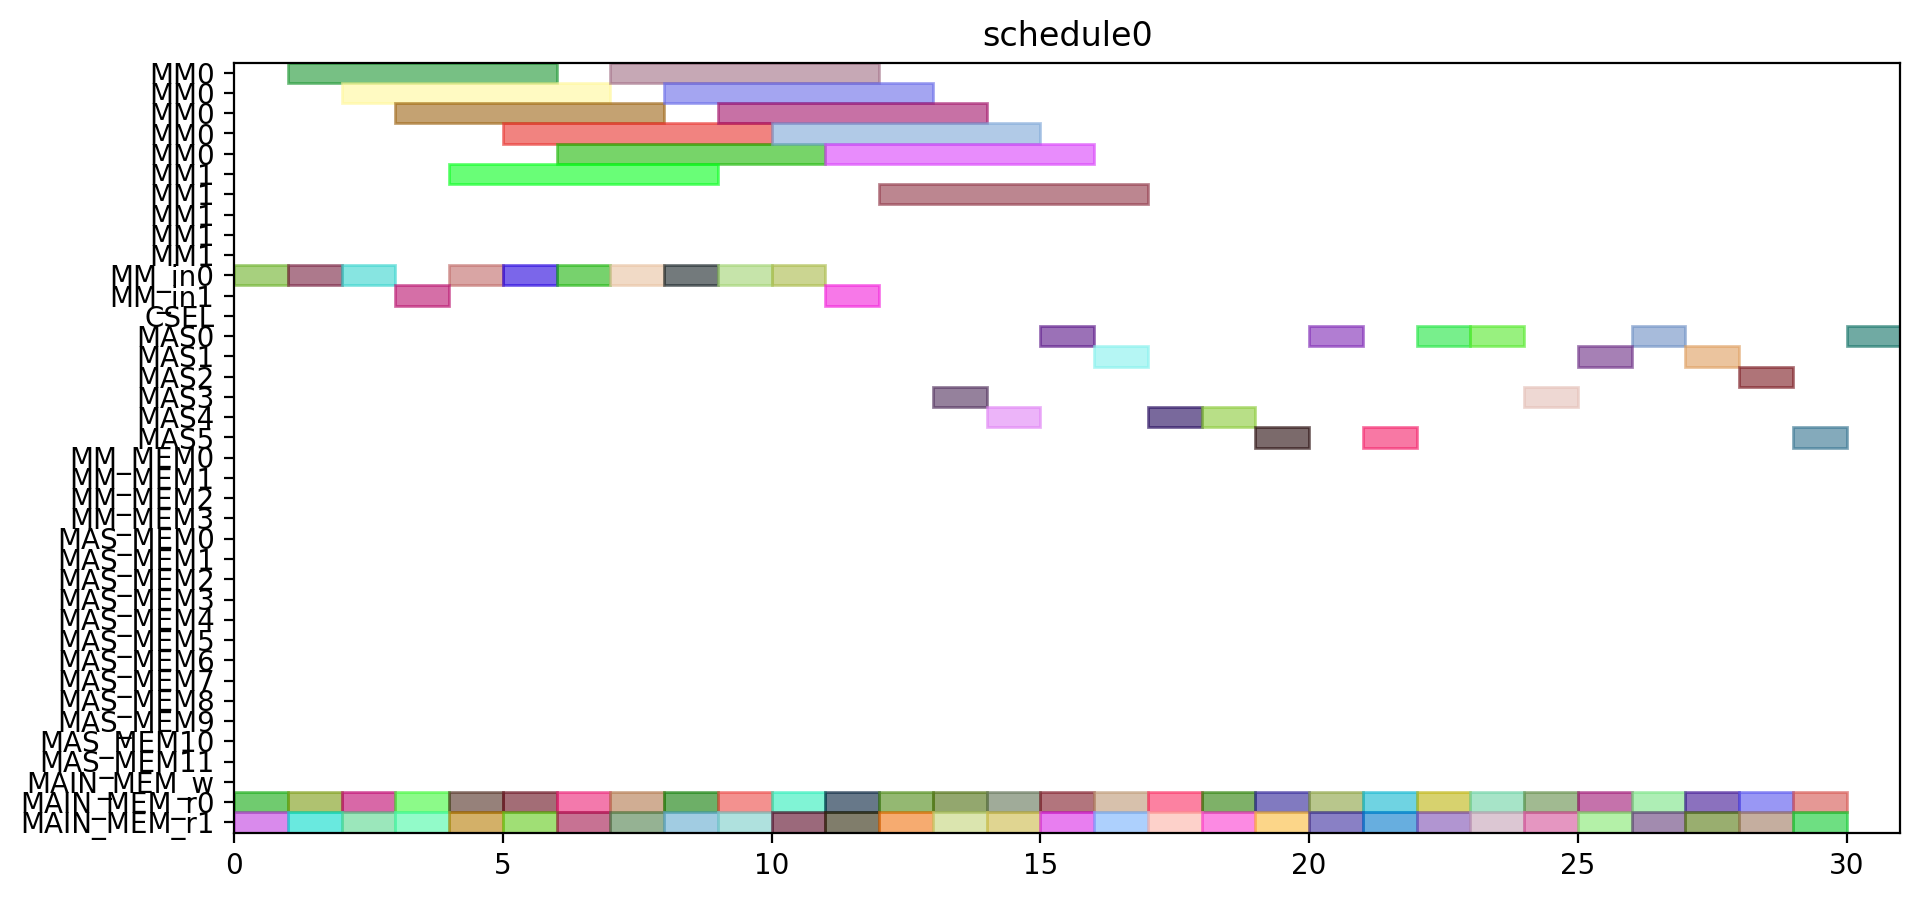

The Python source for this figure:
from pyschedule import Scenario, solvers, plotters, alt


def solve():
	horizon = 120
	S = Scenario("schedule0", horizon=horizon)

	# resource
	MM = S.Resources('MM', num=2, size=5)
	MM_in = S.Resources('MM_in', num=2)
	CSEL = S.Resource('CSEL')
	MAS = S.Resources('MAS', num=6, size=1, periods=range(1, horizon))
	MM_MEM = S.Resources('MM_MEM', num=4)
	MAS_MEM = S.Resources('MAS_MEM', num=12)
	MAIN_MEM_w = S.Resource('MAIN_MEM_w', size=1)
	MAIN_MEM_r = S.Resources('MAIN_MEM_r', num=2)

	# result of previous scheduling

	# new tasks
	c_t0_t0_t0 = S.Task('c_t0_t0_t0', length=5, delay_cost=1)
	c_t0_t0_t0 += alt(MM)
	c_t0_t0_t0_in = S.Task('c_t0_t0_t0_in', length=1, delay_cost=1)
	c_t0_t0_t0_in += alt(MM_in)
	S += c_t0_t0_t0_in*MM_in[0]<=c_t0_t0_t0*MM[0]
	S += c_t0_t0_t0_in*MM_in[1]<=c_t0_t0_t0*MM[1]
	c_t0_t0_t0_mem0 = S.Task('c_t0_t0_t0_mem0', length=1, delay_cost=1)
	c_t0_t0_t0_mem0 += MAIN_MEM_r[0]
	S += c_t0_t0_t0_mem0 <= c_t0_t0_t0

	c_t0_t0_t0_mem1 = S.Task('c_t0_t0_t0_mem1', length=1, delay_cost=1)
	c_t0_t0_t0_mem1 += MAIN_MEM_r[1]
	S += c_t0_t0_t0_mem1 <= c_t0_t0_t0

	c_t0_t0_t1 = S.Task('c_t0_t0_t1', length=5, delay_cost=1)
	c_t0_t0_t1 += alt(MM)
	c_t0_t0_t1_in = S.Task('c_t0_t0_t1_in', length=1, delay_cost=1)
	c_t0_t0_t1_in += alt(MM_in)
	S += c_t0_t0_t1_in*MM_in[0]<=c_t0_t0_t1*MM[0]
	S += c_t0_t0_t1_in*MM_in[1]<=c_t0_t0_t1*MM[1]
	c_t0_t0_t1_mem0 = S.Task('c_t0_t0_t1_mem0', length=1, delay_cost=1)
	c_t0_t0_t1_mem0 += MAIN_MEM_r[0]
	S += c_t0_t0_t1_mem0 <= c_t0_t0_t1

	c_t0_t0_t1_mem1 = S.Task('c_t0_t0_t1_mem1', length=1, delay_cost=1)
	c_t0_t0_t1_mem1 += MAIN_MEM_r[1]
	S += c_t0_t0_t1_mem1 <= c_t0_t0_t1

	c_t0_t0_t2 = S.Task('c_t0_t0_t2', length=1, delay_cost=1)
	c_t0_t0_t2 += alt(MAS)
	c_t0_t0_t2_mem0 = S.Task('c_t0_t0_t2_mem0', length=1, delay_cost=1)
	c_t0_t0_t2_mem0 += MAIN_MEM_r[0]
	S += c_t0_t0_t2_mem0 <= c_t0_t0_t2

	c_t0_t0_t2_mem1 = S.Task('c_t0_t0_t2_mem1', length=1, delay_cost=1)
	c_t0_t0_t2_mem1 += MAIN_MEM_r[1]
	S += c_t0_t0_t2_mem1 <= c_t0_t0_t2

	c_t0_t0_t3 = S.Task('c_t0_t0_t3', length=1, delay_cost=1)
	c_t0_t0_t3 += alt(MAS)
	c_t0_t0_t3_mem0 = S.Task('c_t0_t0_t3_mem0', length=1, delay_cost=1)
	c_t0_t0_t3_mem0 += MAIN_MEM_r[0]
	S += c_t0_t0_t3_mem0 <= c_t0_t0_t3

	c_t0_t0_t3_mem1 = S.Task('c_t0_t0_t3_mem1', length=1, delay_cost=1)
	c_t0_t0_t3_mem1 += MAIN_MEM_r[1]
	S += c_t0_t0_t3_mem1 <= c_t0_t0_t3

	c_t0_t1_t0 = S.Task('c_t0_t1_t0', length=5, delay_cost=1)
	c_t0_t1_t0 += alt(MM)
	c_t0_t1_t0_in = S.Task('c_t0_t1_t0_in', length=1, delay_cost=1)
	c_t0_t1_t0_in += alt(MM_in)
	S += c_t0_t1_t0_in*MM_in[0]<=c_t0_t1_t0*MM[0]
	S += c_t0_t1_t0_in*MM_in[1]<=c_t0_t1_t0*MM[1]
	c_t0_t1_t0_mem0 = S.Task('c_t0_t1_t0_mem0', length=1, delay_cost=1)
	c_t0_t1_t0_mem0 += MAIN_MEM_r[0]
	S += c_t0_t1_t0_mem0 <= c_t0_t1_t0

	c_t0_t1_t0_mem1 = S.Task('c_t0_t1_t0_mem1', length=1, delay_cost=1)
	c_t0_t1_t0_mem1 += MAIN_MEM_r[1]
	S += c_t0_t1_t0_mem1 <= c_t0_t1_t0

	c_t0_t1_t1 = S.Task('c_t0_t1_t1', length=5, delay_cost=1)
	c_t0_t1_t1 += alt(MM)
	c_t0_t1_t1_in = S.Task('c_t0_t1_t1_in', length=1, delay_cost=1)
	c_t0_t1_t1_in += alt(MM_in)
	S += c_t0_t1_t1_in*MM_in[0]<=c_t0_t1_t1*MM[0]
	S += c_t0_t1_t1_in*MM_in[1]<=c_t0_t1_t1*MM[1]
	c_t0_t1_t1_mem0 = S.Task('c_t0_t1_t1_mem0', length=1, delay_cost=1)
	c_t0_t1_t1_mem0 += MAIN_MEM_r[0]
	S += c_t0_t1_t1_mem0 <= c_t0_t1_t1

	c_t0_t1_t1_mem1 = S.Task('c_t0_t1_t1_mem1', length=1, delay_cost=1)
	c_t0_t1_t1_mem1 += MAIN_MEM_r[1]
	S += c_t0_t1_t1_mem1 <= c_t0_t1_t1

	c_t0_t1_t2 = S.Task('c_t0_t1_t2', length=1, delay_cost=1)
	c_t0_t1_t2 += alt(MAS)
	c_t0_t1_t2_mem0 = S.Task('c_t0_t1_t2_mem0', length=1, delay_cost=1)
	c_t0_t1_t2_mem0 += MAIN_MEM_r[0]
	S += c_t0_t1_t2_mem0 <= c_t0_t1_t2

	c_t0_t1_t2_mem1 = S.Task('c_t0_t1_t2_mem1', length=1, delay_cost=1)
	c_t0_t1_t2_mem1 += MAIN_MEM_r[1]
	S += c_t0_t1_t2_mem1 <= c_t0_t1_t2

	c_t0_t1_t3 = S.Task('c_t0_t1_t3', length=1, delay_cost=1)
	c_t0_t1_t3 += alt(MAS)
	c_t0_t1_t3_mem0 = S.Task('c_t0_t1_t3_mem0', length=1, delay_cost=1)
	c_t0_t1_t3_mem0 += MAIN_MEM_r[0]
	S += c_t0_t1_t3_mem0 <= c_t0_t1_t3

	c_t0_t1_t3_mem1 = S.Task('c_t0_t1_t3_mem1', length=1, delay_cost=1)
	c_t0_t1_t3_mem1 += MAIN_MEM_r[1]
	S += c_t0_t1_t3_mem1 <= c_t0_t1_t3

	c_t0_t20 = S.Task('c_t0_t20', length=1, delay_cost=1)
	c_t0_t20 += alt(MAS)
	c_t0_t20_mem0 = S.Task('c_t0_t20_mem0', length=1, delay_cost=1)
	c_t0_t20_mem0 += MAIN_MEM_r[0]
	S += c_t0_t20_mem0 <= c_t0_t20

	c_t0_t20_mem1 = S.Task('c_t0_t20_mem1', length=1, delay_cost=1)
	c_t0_t20_mem1 += MAIN_MEM_r[1]
	S += c_t0_t20_mem1 <= c_t0_t20

	c_t0_t21 = S.Task('c_t0_t21', length=1, delay_cost=1)
	c_t0_t21 += alt(MAS)
	c_t0_t21_mem0 = S.Task('c_t0_t21_mem0', length=1, delay_cost=1)
	c_t0_t21_mem0 += MAIN_MEM_r[0]
	S += c_t0_t21_mem0 <= c_t0_t21

	c_t0_t21_mem1 = S.Task('c_t0_t21_mem1', length=1, delay_cost=1)
	c_t0_t21_mem1 += MAIN_MEM_r[1]
	S += c_t0_t21_mem1 <= c_t0_t21

	c_t0_t30 = S.Task('c_t0_t30', length=1, delay_cost=1)
	c_t0_t30 += alt(MAS)
	c_t0_t30_mem0 = S.Task('c_t0_t30_mem0', length=1, delay_cost=1)
	c_t0_t30_mem0 += MAIN_MEM_r[0]
	S += c_t0_t30_mem0 <= c_t0_t30

	c_t0_t30_mem1 = S.Task('c_t0_t30_mem1', length=1, delay_cost=1)
	c_t0_t30_mem1 += MAIN_MEM_r[1]
	S += c_t0_t30_mem1 <= c_t0_t30

	c_t0_t31 = S.Task('c_t0_t31', length=1, delay_cost=1)
	c_t0_t31 += alt(MAS)
	c_t0_t31_mem0 = S.Task('c_t0_t31_mem0', length=1, delay_cost=1)
	c_t0_t31_mem0 += MAIN_MEM_r[0]
	S += c_t0_t31_mem0 <= c_t0_t31

	c_t0_t31_mem1 = S.Task('c_t0_t31_mem1', length=1, delay_cost=1)
	c_t0_t31_mem1 += MAIN_MEM_r[1]
	S += c_t0_t31_mem1 <= c_t0_t31

	c_t1_t0_t0 = S.Task('c_t1_t0_t0', length=5, delay_cost=1)
	c_t1_t0_t0 += alt(MM)
	c_t1_t0_t0_in = S.Task('c_t1_t0_t0_in', length=1, delay_cost=1)
	c_t1_t0_t0_in += alt(MM_in)
	S += c_t1_t0_t0_in*MM_in[0]<=c_t1_t0_t0*MM[0]
	S += c_t1_t0_t0_in*MM_in[1]<=c_t1_t0_t0*MM[1]
	c_t1_t0_t0_mem0 = S.Task('c_t1_t0_t0_mem0', length=1, delay_cost=1)
	c_t1_t0_t0_mem0 += MAIN_MEM_r[0]
	S += c_t1_t0_t0_mem0 <= c_t1_t0_t0

	c_t1_t0_t0_mem1 = S.Task('c_t1_t0_t0_mem1', length=1, delay_cost=1)
	c_t1_t0_t0_mem1 += MAIN_MEM_r[1]
	S += c_t1_t0_t0_mem1 <= c_t1_t0_t0

	c_t1_t0_t1 = S.Task('c_t1_t0_t1', length=5, delay_cost=1)
	c_t1_t0_t1 += alt(MM)
	c_t1_t0_t1_in = S.Task('c_t1_t0_t1_in', length=1, delay_cost=1)
	c_t1_t0_t1_in += alt(MM_in)
	S += c_t1_t0_t1_in*MM_in[0]<=c_t1_t0_t1*MM[0]
	S += c_t1_t0_t1_in*MM_in[1]<=c_t1_t0_t1*MM[1]
	c_t1_t0_t1_mem0 = S.Task('c_t1_t0_t1_mem0', length=1, delay_cost=1)
	c_t1_t0_t1_mem0 += MAIN_MEM_r[0]
	S += c_t1_t0_t1_mem0 <= c_t1_t0_t1

	c_t1_t0_t1_mem1 = S.Task('c_t1_t0_t1_mem1', length=1, delay_cost=1)
	c_t1_t0_t1_mem1 += MAIN_MEM_r[1]
	S += c_t1_t0_t1_mem1 <= c_t1_t0_t1

	c_t1_t0_t2 = S.Task('c_t1_t0_t2', length=1, delay_cost=1)
	c_t1_t0_t2 += alt(MAS)
	c_t1_t0_t2_mem0 = S.Task('c_t1_t0_t2_mem0', length=1, delay_cost=1)
	c_t1_t0_t2_mem0 += MAIN_MEM_r[0]
	S += c_t1_t0_t2_mem0 <= c_t1_t0_t2

	c_t1_t0_t2_mem1 = S.Task('c_t1_t0_t2_mem1', length=1, delay_cost=1)
	c_t1_t0_t2_mem1 += MAIN_MEM_r[1]
	S += c_t1_t0_t2_mem1 <= c_t1_t0_t2

	c_t1_t0_t3 = S.Task('c_t1_t0_t3', length=1, delay_cost=1)
	c_t1_t0_t3 += alt(MAS)
	c_t1_t0_t3_mem0 = S.Task('c_t1_t0_t3_mem0', length=1, delay_cost=1)
	c_t1_t0_t3_mem0 += MAIN_MEM_r[0]
	S += c_t1_t0_t3_mem0 <= c_t1_t0_t3

	c_t1_t0_t3_mem1 = S.Task('c_t1_t0_t3_mem1', length=1, delay_cost=1)
	c_t1_t0_t3_mem1 += MAIN_MEM_r[1]
	S += c_t1_t0_t3_mem1 <= c_t1_t0_t3

	c_t1_t1_t0 = S.Task('c_t1_t1_t0', length=5, delay_cost=1)
	c_t1_t1_t0 += alt(MM)
	c_t1_t1_t0_in = S.Task('c_t1_t1_t0_in', length=1, delay_cost=1)
	c_t1_t1_t0_in += alt(MM_in)
	S += c_t1_t1_t0_in*MM_in[0]<=c_t1_t1_t0*MM[0]
	S += c_t1_t1_t0_in*MM_in[1]<=c_t1_t1_t0*MM[1]
	c_t1_t1_t0_mem0 = S.Task('c_t1_t1_t0_mem0', length=1, delay_cost=1)
	c_t1_t1_t0_mem0 += MAIN_MEM_r[0]
	S += c_t1_t1_t0_mem0 <= c_t1_t1_t0

	c_t1_t1_t0_mem1 = S.Task('c_t1_t1_t0_mem1', length=1, delay_cost=1)
	c_t1_t1_t0_mem1 += MAIN_MEM_r[1]
	S += c_t1_t1_t0_mem1 <= c_t1_t1_t0

	c_t1_t1_t1 = S.Task('c_t1_t1_t1', length=5, delay_cost=1)
	c_t1_t1_t1 += alt(MM)
	c_t1_t1_t1_in = S.Task('c_t1_t1_t1_in', length=1, delay_cost=1)
	c_t1_t1_t1_in += alt(MM_in)
	S += c_t1_t1_t1_in*MM_in[0]<=c_t1_t1_t1*MM[0]
	S += c_t1_t1_t1_in*MM_in[1]<=c_t1_t1_t1*MM[1]
	c_t1_t1_t1_mem0 = S.Task('c_t1_t1_t1_mem0', length=1, delay_cost=1)
	c_t1_t1_t1_mem0 += MAIN_MEM_r[0]
	S += c_t1_t1_t1_mem0 <= c_t1_t1_t1

	c_t1_t1_t1_mem1 = S.Task('c_t1_t1_t1_mem1', length=1, delay_cost=1)
	c_t1_t1_t1_mem1 += MAIN_MEM_r[1]
	S += c_t1_t1_t1_mem1 <= c_t1_t1_t1

	c_t1_t1_t2 = S.Task('c_t1_t1_t2', length=1, delay_cost=1)
	c_t1_t1_t2 += alt(MAS)
	c_t1_t1_t2_mem0 = S.Task('c_t1_t1_t2_mem0', length=1, delay_cost=1)
	c_t1_t1_t2_mem0 += MAIN_MEM_r[0]
	S += c_t1_t1_t2_mem0 <= c_t1_t1_t2

	c_t1_t1_t2_mem1 = S.Task('c_t1_t1_t2_mem1', length=1, delay_cost=1)
	c_t1_t1_t2_mem1 += MAIN_MEM_r[1]
	S += c_t1_t1_t2_mem1 <= c_t1_t1_t2

	c_t1_t1_t3 = S.Task('c_t1_t1_t3', length=1, delay_cost=1)
	c_t1_t1_t3 += alt(MAS)
	c_t1_t1_t3_mem0 = S.Task('c_t1_t1_t3_mem0', length=1, delay_cost=1)
	c_t1_t1_t3_mem0 += MAIN_MEM_r[0]
	S += c_t1_t1_t3_mem0 <= c_t1_t1_t3

	c_t1_t1_t3_mem1 = S.Task('c_t1_t1_t3_mem1', length=1, delay_cost=1)
	c_t1_t1_t3_mem1 += MAIN_MEM_r[1]
	S += c_t1_t1_t3_mem1 <= c_t1_t1_t3

	c_t1_t20 = S.Task('c_t1_t20', length=1, delay_cost=1)
	c_t1_t20 += alt(MAS)
	c_t1_t20_mem0 = S.Task('c_t1_t20_mem0', length=1, delay_cost=1)
	c_t1_t20_mem0 += MAIN_MEM_r[0]
	S += c_t1_t20_mem0 <= c_t1_t20

	c_t1_t20_mem1 = S.Task('c_t1_t20_mem1', length=1, delay_cost=1)
	c_t1_t20_mem1 += MAIN_MEM_r[1]
	S += c_t1_t20_mem1 <= c_t1_t20

	c_t1_t21 = S.Task('c_t1_t21', length=1, delay_cost=1)
	c_t1_t21 += alt(MAS)
	c_t1_t21_mem0 = S.Task('c_t1_t21_mem0', length=1, delay_cost=1)
	c_t1_t21_mem0 += MAIN_MEM_r[0]
	S += c_t1_t21_mem0 <= c_t1_t21

	c_t1_t21_mem1 = S.Task('c_t1_t21_mem1', length=1, delay_cost=1)
	c_t1_t21_mem1 += MAIN_MEM_r[1]
	S += c_t1_t21_mem1 <= c_t1_t21

	c_t1_t30 = S.Task('c_t1_t30', length=1, delay_cost=1)
	c_t1_t30 += alt(MAS)
	c_t1_t30_mem0 = S.Task('c_t1_t30_mem0', length=1, delay_cost=1)
	c_t1_t30_mem0 += MAIN_MEM_r[0]
	S += c_t1_t30_mem0 <= c_t1_t30

	c_t1_t30_mem1 = S.Task('c_t1_t30_mem1', length=1, delay_cost=1)
	c_t1_t30_mem1 += MAIN_MEM_r[1]
	S += c_t1_t30_mem1 <= c_t1_t30

	c_t1_t31 = S.Task('c_t1_t31', length=1, delay_cost=1)
	c_t1_t31 += alt(MAS)
	c_t1_t31_mem0 = S.Task('c_t1_t31_mem0', length=1, delay_cost=1)
	c_t1_t31_mem0 += MAIN_MEM_r[0]
	S += c_t1_t31_mem0 <= c_t1_t31

	c_t1_t31_mem1 = S.Task('c_t1_t31_mem1', length=1, delay_cost=1)
	c_t1_t31_mem1 += MAIN_MEM_r[1]
	S += c_t1_t31_mem1 <= c_t1_t31

	c_t2_t0_t0 = S.Task('c_t2_t0_t0', length=5, delay_cost=1)
	c_t2_t0_t0 += alt(MM)
	c_t2_t0_t0_in = S.Task('c_t2_t0_t0_in', length=1, delay_cost=1)
	c_t2_t0_t0_in += alt(MM_in)
	S += c_t2_t0_t0_in*MM_in[0]<=c_t2_t0_t0*MM[0]
	S += c_t2_t0_t0_in*MM_in[1]<=c_t2_t0_t0*MM[1]
	c_t2_t0_t0_mem0 = S.Task('c_t2_t0_t0_mem0', length=1, delay_cost=1)
	c_t2_t0_t0_mem0 += MAIN_MEM_r[0]
	S += c_t2_t0_t0_mem0 <= c_t2_t0_t0

	c_t2_t0_t0_mem1 = S.Task('c_t2_t0_t0_mem1', length=1, delay_cost=1)
	c_t2_t0_t0_mem1 += MAIN_MEM_r[1]
	S += c_t2_t0_t0_mem1 <= c_t2_t0_t0

	c_t2_t0_t1 = S.Task('c_t2_t0_t1', length=5, delay_cost=1)
	c_t2_t0_t1 += alt(MM)
	c_t2_t0_t1_in = S.Task('c_t2_t0_t1_in', length=1, delay_cost=1)
	c_t2_t0_t1_in += alt(MM_in)
	S += c_t2_t0_t1_in*MM_in[0]<=c_t2_t0_t1*MM[0]
	S += c_t2_t0_t1_in*MM_in[1]<=c_t2_t0_t1*MM[1]
	c_t2_t0_t1_mem0 = S.Task('c_t2_t0_t1_mem0', length=1, delay_cost=1)
	c_t2_t0_t1_mem0 += MAIN_MEM_r[0]
	S += c_t2_t0_t1_mem0 <= c_t2_t0_t1

	c_t2_t0_t1_mem1 = S.Task('c_t2_t0_t1_mem1', length=1, delay_cost=1)
	c_t2_t0_t1_mem1 += MAIN_MEM_r[1]
	S += c_t2_t0_t1_mem1 <= c_t2_t0_t1

	c_t2_t0_t2 = S.Task('c_t2_t0_t2', length=1, delay_cost=1)
	c_t2_t0_t2 += alt(MAS)
	c_t2_t0_t2_mem0 = S.Task('c_t2_t0_t2_mem0', length=1, delay_cost=1)
	c_t2_t0_t2_mem0 += MAIN_MEM_r[0]
	S += c_t2_t0_t2_mem0 <= c_t2_t0_t2

	c_t2_t0_t2_mem1 = S.Task('c_t2_t0_t2_mem1', length=1, delay_cost=1)
	c_t2_t0_t2_mem1 += MAIN_MEM_r[1]
	S += c_t2_t0_t2_mem1 <= c_t2_t0_t2

	c_t2_t0_t3 = S.Task('c_t2_t0_t3', length=1, delay_cost=1)
	c_t2_t0_t3 += alt(MAS)
	c_t2_t0_t3_mem0 = S.Task('c_t2_t0_t3_mem0', length=1, delay_cost=1)
	c_t2_t0_t3_mem0 += MAIN_MEM_r[0]
	S += c_t2_t0_t3_mem0 <= c_t2_t0_t3

	c_t2_t0_t3_mem1 = S.Task('c_t2_t0_t3_mem1', length=1, delay_cost=1)
	c_t2_t0_t3_mem1 += MAIN_MEM_r[1]
	S += c_t2_t0_t3_mem1 <= c_t2_t0_t3

	c_t2_t1_t0 = S.Task('c_t2_t1_t0', length=5, delay_cost=1)
	c_t2_t1_t0 += alt(MM)
	c_t2_t1_t0_in = S.Task('c_t2_t1_t0_in', length=1, delay_cost=1)
	c_t2_t1_t0_in += alt(MM_in)
	S += c_t2_t1_t0_in*MM_in[0]<=c_t2_t1_t0*MM[0]
	S += c_t2_t1_t0_in*MM_in[1]<=c_t2_t1_t0*MM[1]
	c_t2_t1_t0_mem0 = S.Task('c_t2_t1_t0_mem0', length=1, delay_cost=1)
	c_t2_t1_t0_mem0 += MAIN_MEM_r[0]
	S += c_t2_t1_t0_mem0 <= c_t2_t1_t0

	c_t2_t1_t0_mem1 = S.Task('c_t2_t1_t0_mem1', length=1, delay_cost=1)
	c_t2_t1_t0_mem1 += MAIN_MEM_r[1]
	S += c_t2_t1_t0_mem1 <= c_t2_t1_t0

	c_t2_t1_t1 = S.Task('c_t2_t1_t1', length=5, delay_cost=1)
	c_t2_t1_t1 += alt(MM)
	c_t2_t1_t1_in = S.Task('c_t2_t1_t1_in', length=1, delay_cost=1)
	c_t2_t1_t1_in += alt(MM_in)
	S += c_t2_t1_t1_in*MM_in[0]<=c_t2_t1_t1*MM[0]
	S += c_t2_t1_t1_in*MM_in[1]<=c_t2_t1_t1*MM[1]
	c_t2_t1_t1_mem0 = S.Task('c_t2_t1_t1_mem0', length=1, delay_cost=1)
	c_t2_t1_t1_mem0 += MAIN_MEM_r[0]
	S += c_t2_t1_t1_mem0 <= c_t2_t1_t1

	c_t2_t1_t1_mem1 = S.Task('c_t2_t1_t1_mem1', length=1, delay_cost=1)
	c_t2_t1_t1_mem1 += MAIN_MEM_r[1]
	S += c_t2_t1_t1_mem1 <= c_t2_t1_t1

	solvers.mip.solve(S,msg=1,kind='CPLEX',ratio_gap=1.01)

	solution = [['hoge']*len(S.solution()[1]) for i in range(len(S.solution()))]
	for i in range(len(S.solution())):
		for j in range(len(S.solution()[i])):
			solution[i][j]=str(S.solution()[i][j])
	print(solution)

	cycles = int(solution[-1][3])

	pic_file_name = "/home/mfukuda/ABE/multiRAM_multiMAS_16mux/scheduling_result/stage5MM2_stage1MAS6/MUL/schedule0.png"
	if(S.solution() != []):
		plotters.matplotlib.plot(S,img_filename=pic_file_name, show_task_labels=False, fig_size=(cycles*0.25+3, 5))

	return solution
